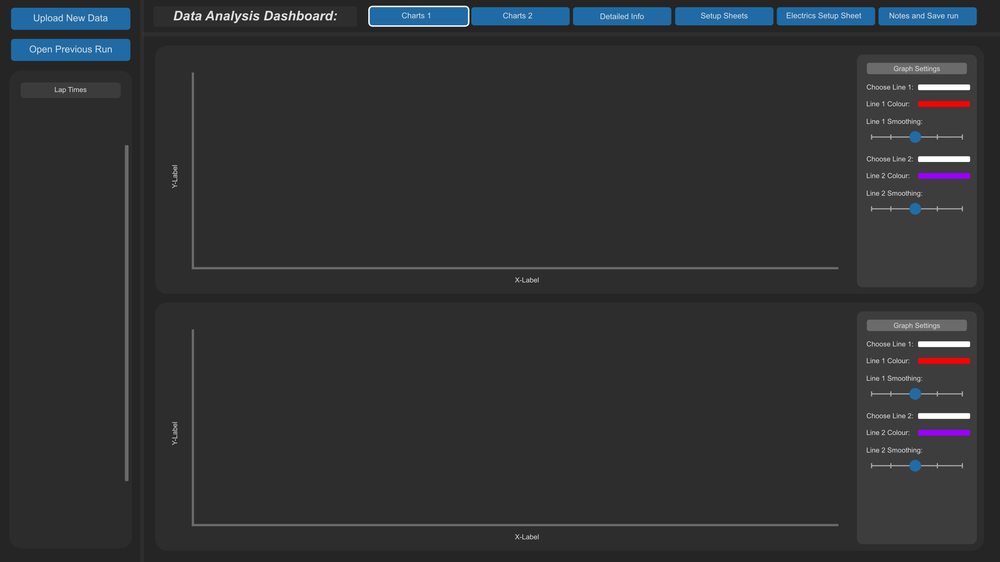
#> input picture FrontendDesign/chartspaheAesthetics.png, 1000 x 562 px, shrunk from 2560 x 1440 before the run
$ python -i analysis.py   (imports and definitions only)
#> lines starting #> are read from the running program, lines starting #| are printed output that depends on the picture
import os
import tkinter as tk
from macsafe import make_navbtn, force_light_mode
from tkinter import ttk
import numpy as np
import pandas as pd
import matplotlib
# [1 line not run here, left out]

GOOD, BAD, NEUTRAL = "#1a7f37", "#c0392b", "#777777"

# label, value format, unit, which direction is "better" (low / high / None)
SPECS = [
    ("Fastest Lap",        "{:.2f}", "s",     "low"),
    ("Average Lap",        "{:.2f}", "s",     "low"),
    ("Top 3 Average",      "{:.2f}", "s",     "low"),
    ("Top 5 Average",      "{:.2f}", "s",     "low"),
    ("Top 10 Average",     "{:.2f}", "s",     "low"),
    ("Best 2 Consecutive", "{:.2f}", "s",     "low"),
    ("Bad Laps",           "{:.0f}", "",      "low"),
    ("Average excluding bad laps", "{:.2f}", "s", "low"),
    ("Predicted Clean Runtime",  None,         "",     None),
    ("Balance",            "{:.4f}", "",      None),
    ("Cornering Grip",     "{:.4f}", "g",     "high"),
    ("Exit Drive",         "{:.4f}", "g",     "high"),
    ("Steering Rate",      "{:.0f}", " µs/s", None),
    ("Throttle Up",        "{:.0f}", " µs/s", None),
    ("Throttle Down",      "{:.0f}", " µs/s", None),
]


# [25 lines left out: function compute_laptimes, not called in this run]


def compute_metrics(src):
    """All the analysis figures for one run, including the lap-times dict."""
    df = src.copy().reset_index(drop=True)

    synthetic = df['Lap'].nunique() == 1
    if synthetic:
        edges = np.linspace(0, len(df), 5).astype(int)
        df['Lap'] = np.searchsorted(edges[1:-1], df.index, side='right')

    t = df['Timestamp'].astype(float) / 1000
    if not t.is_monotonic_increasing:
        t = t.cummax()
    df['Time'] = t - t.groupby(df['Lap']).transform('first')

    laptimes = compute_laptimes(src)

    fastest = min(laptimes.values())
    average = sum(laptimes.values()) / len(laptimes)

    t3 = sorted(laptimes.values())[:3]
    top3 = sum(t3) / len(t3)
    t5 = sorted(laptimes.values())[:5]
    top5 = sum(t5) / len(t5)
    t10 = sorted(laptimes.values())[:10]
    top10 = sum(t10) / len(t10)

    best2 = 1000.0
    lap_numbers = sorted(laptimes.keys())
    for i in range(len(lap_numbers) - 1):
        pair = laptimes[lap_numbers[i]] + laptimes[lap_numbers[i + 1]]
        if pair < best2:
            best2 = pair

    bad = sum(1 for l in lap_numbers if laptimes[l] > fastest + 1.0)

    lappur = {l: t for l, t in laptimes.items() if t <= fastest + 1.0}

    goodaverage = sum(lappur.values()) / len(lappur)

    df_laps = df[df['Lap'].isin(lappur.keys())]

    # [36 lines left out: functions predicted_runtime, yaw_balance, cornering_grip, exit_drive, not called in this run]

    bump = []
    for lap in lappur:
        z = df[df['Lap'] == lap]['Acceleration Z'].std()
        bump.append(z)
    std = sum(bump) / len(bump)

    dt = 0.01
    steer_rate = np.percentile(np.abs(np.diff(df_laps['Steering'].to_numpy(float))) / dt, 95)
    thr_diff = np.diff(df_laps['Throttle and brake'].to_numpy(float)) / dt
    thr_up = np.percentile(thr_diff[thr_diff > 0], 95)
    thr_down = np.percentile(-thr_diff[thr_diff < 0], 95)

    balance = yaw_balance(df_laps['Gyro Yaw'], df_laps['Acceleration Y'])
    corner = cornering_grip(df_laps['Acceleration Y'])
    drive = exit_drive(df_laps['Acceleration X'], df_laps['Throttle and brake'],
                       df_laps['Steering'])
    predictedruntime = predicted_runtime(goodaverage)

    return {
        'laptimes': laptimes,
        "Fastest Lap": fastest,
        "Average Lap": average,
        "Top 3 Average": top3,
        "Top 5 Average": top5,
        "Top 10 Average": top10,
        "Average excluding bad laps": goodaverage,
        "Best 2 Consecutive": best2,
        "Bad Laps": bad,
        "Balance": balance,
        "Cornering Grip": corner,
        "Exit Drive": drive,
        "Steering Rate": steer_rate,
        "Throttle Up": thr_up,
        "Throttle Down": thr_down,
        "Predicted Clean Runtime": predictedruntime
    }


# [150 lines left out: functions read_comment_file, show_analysis, not called in this run]

>>> import cv2
>>> picture = cv2.imread('FrontendDesign/chartspaheAesthetics.png', cv2.IMREAD_GRAYSCALE)
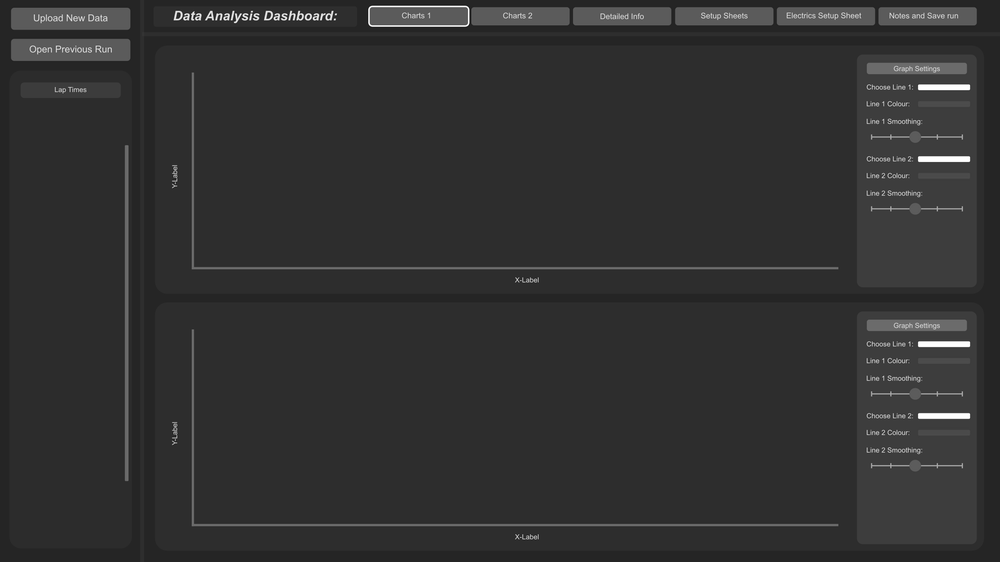
#> picture: shape (562, 1000); min 11, max 255, mean 49
#> (the run stopped early here; a loop or call above may not have finished)
